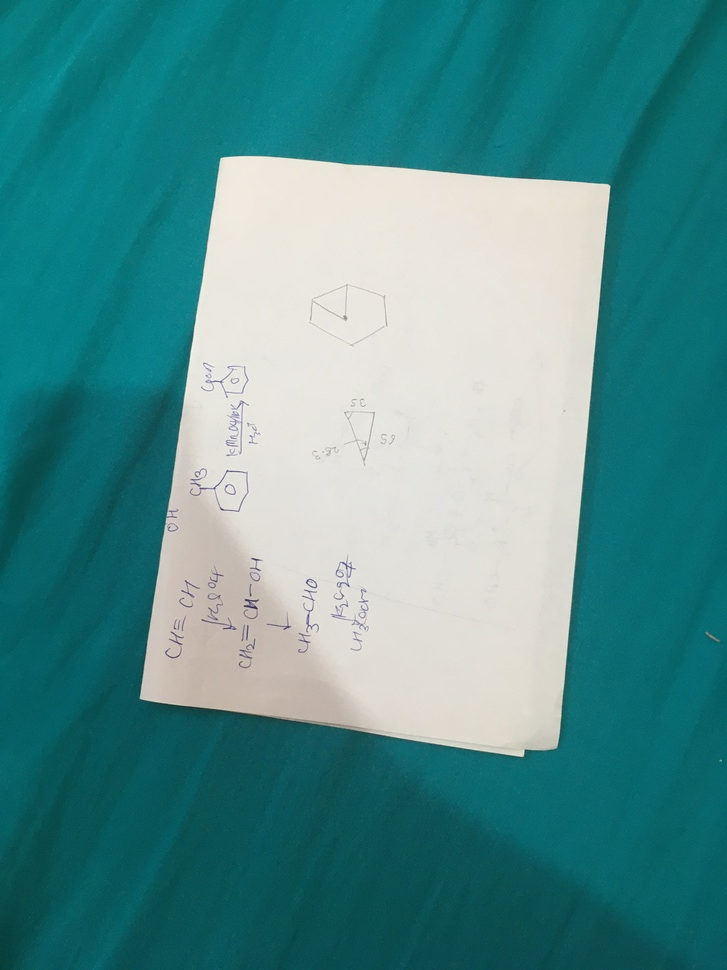
#> input picture mohammad_image_processing/Asignment-6/image.jpg, 727 x 970 px, shrunk from 3024 x 4032 before the run
$ python q1.py
#> lines starting #> are read from the running program, lines starting #| are printed output that depends on the picture
import cv2
import numpy as np
import matplotlib.pyplot as plt
img = cv2.imread ('image.jpg')
#> img is the input picture: shape (970, 727, 3); mean B, G, R 141.6, 141.2, 79.5
imgGrey = cv2.cvtColor (img, cv2.COLOR_BGR2GRAY)
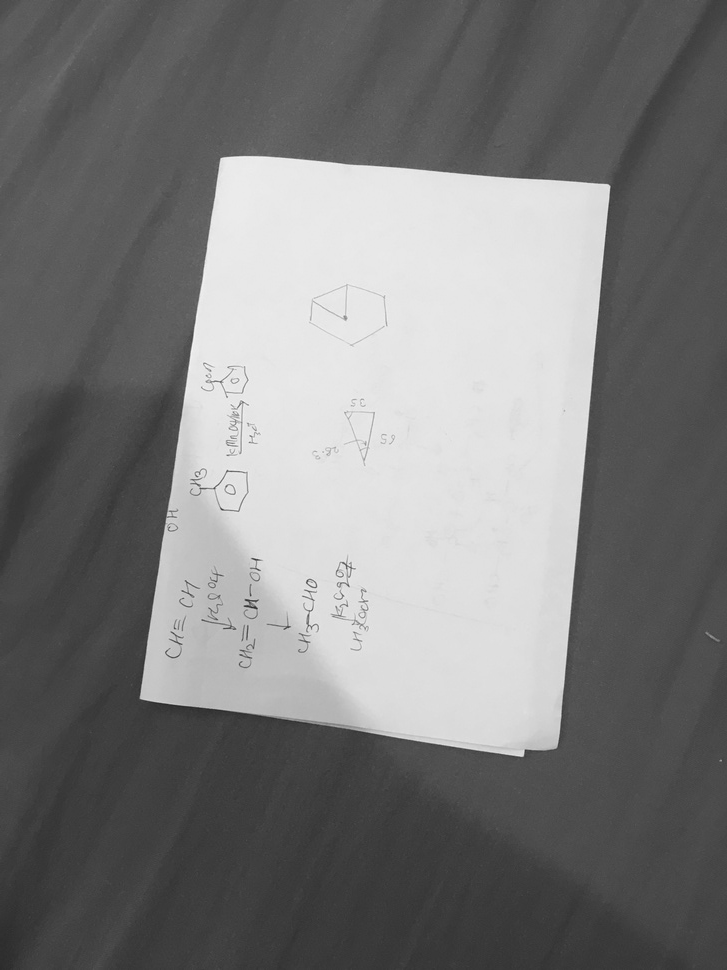
#> imgGrey: shape (970, 727); min 40, max 251, mean 122.8
kernel = np.ones((15,15))
print(kernel)
'''
mean_thresh = cv2.adaptiveThreshold(imgGrey,255,cv2.ADAPTIVE_THRESH_MEAN_C,cv2.THRESH_BINARY,25,2)
filter = cv2.edgePreservingFilter(imgGrey)

dilate = cv2.dilate(imgGrey,kernel)
canny = cv2.Canny(dilate,12,50)'''

sobelx_kernel = np.array([-1,-2,-1,
                          0,0,0,
                          1,2,1])

sobelx = cv2.filter2D(imgGrey,-1,sobelx_kernel)
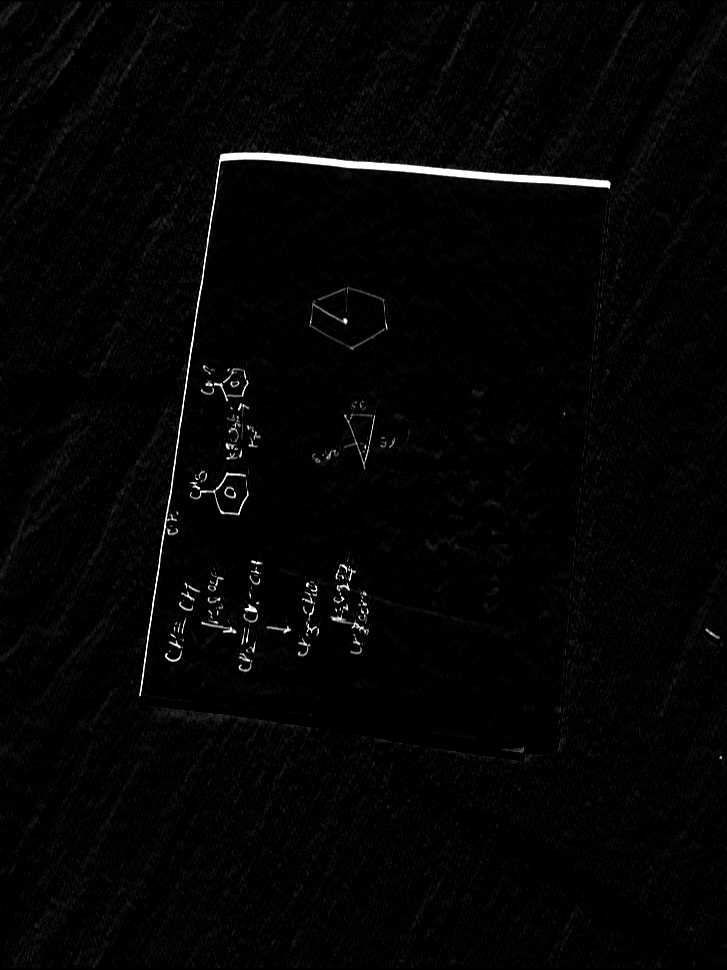
#> sobelx: shape (970, 727); min 0, max 255, mean 4.7
sobely_kernel = np.array([-1,0,1,
                          -2,0,2,
                          -1,0,1])

sobely = cv2.filter2D(sobelx,-1,sobelx_kernel)
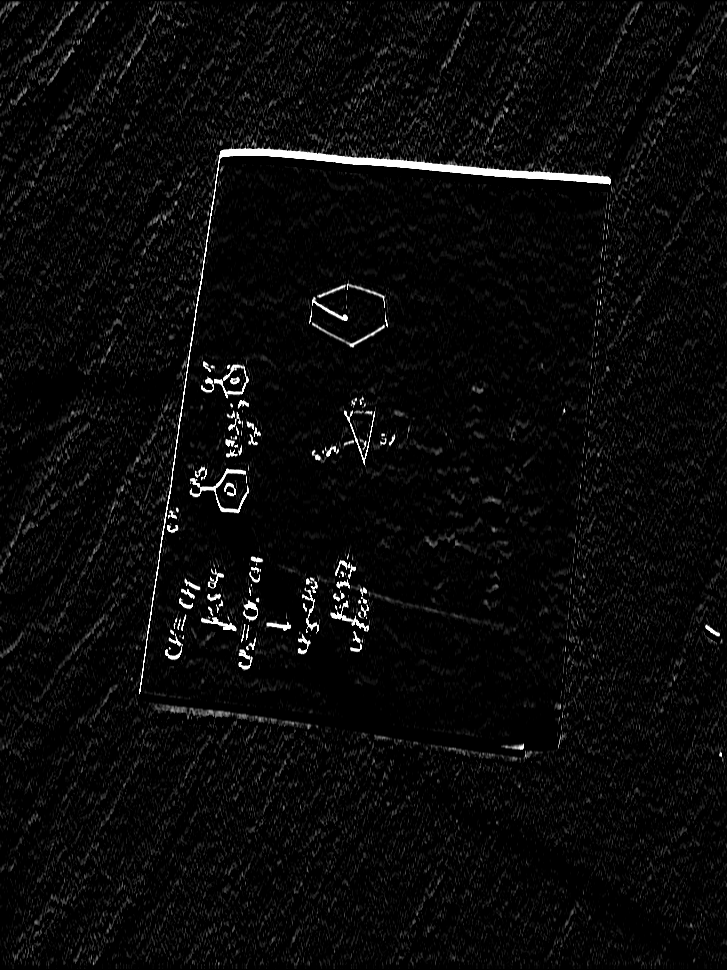
#> sobely: shape (970, 727); min 0, max 255, mean 10
plt.imshow(sobely)
plt.waitforbuttonpress()
